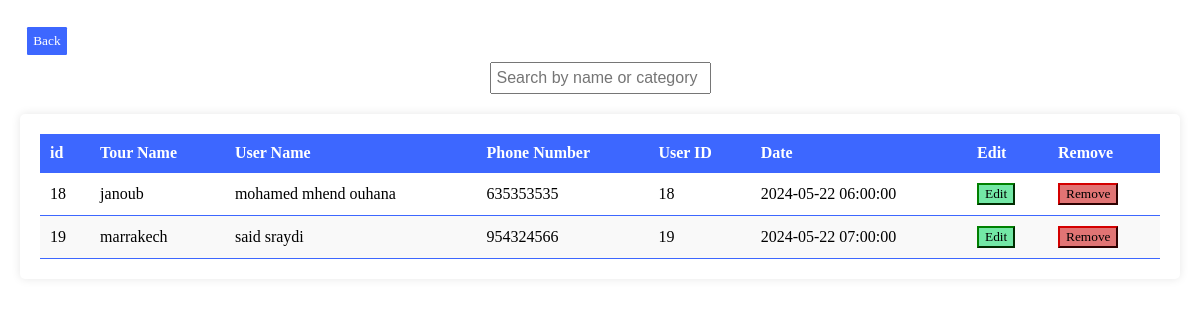
The page /admin/reservations.php on the database its author committed.
### tables this page shows
CREATE TABLE `tours` (
  `tours_id` int(11) NOT NULL,
  `images` mediumblob DEFAULT NULL,
  `localisation` varchar(250) NOT NULL,
  `description` varchar(350) NOT NULL,
  `price` float NOT NULL,
  `depart` datetime NOT NULL,
  `arrivage` datetime NOT NULL
);

CREATE TABLE `users` (
  `id` int(11) NOT NULL,
  `fullname` varchar(50) NOT NULL,
  `email` varchar(50) NOT NULL,
  `username` varchar(50) NOT NULL,
  `password` varchar(250) NOT NULL,
  `phone_number` int(20) NOT NULL
);

### admin/reservations.php (the view, shortened to what this page needs)
<!DOCTYPE html>
<html lang="en">
<head>
</head>
</body>
</html>
<body>
<div class="headd">
    <button onclick="window.location.href = 'index.php'">Back</button>
</div>
<form name="searchForm" class="searchForm">
    <input type="text" name="searchTour" id="searchTour" placeholder="Search by name or category">
</form>
<div class="table-container">
    <table class="BookTable">
        <thead>
            <tr>
                <th>id</th>
                <th>Tour Name</th>
                <th>User Name</th>
                <th>Phone Number</th>
                <th>User ID</th>
                <th>Date</th>
                <th>Edit</th>
                <th>Remove</th>
            </tr>
        </thead>
        <tbody>
            <?php
            $servername = 'localhost';
            $username = 'root';
            $pass = "";
            try {
                $connection = new PDO("mysql:host=$servername;dbname=tours", $username, $pass);
                $connection->setAttribute(PDO::ATTR_ERRMODE, PDO::ERRMODE_EXCEPTION);
                    $tourQuery = "SELECT tours.tours_id, tours.localisation,tours.depart,users.fullname,users.id,users.phone_number ,book.book_id FROM tours INNER JOIN book ON book.tours_id=tours.tours_id INNER JOIN users ON  book.id=users.id ";
                    $tourStmt = $connection->prepare($tourQuery);
                    $tourStmt->execute();
                    $tourResult = $tourStmt->fetchAll(PDO::FETCH_ASSOC);
                    foreach($tourResult as $result){
                        $user_id = $result['id'];
                        $tour_name = $result['localisation'];
                        $date=$result["depart"];
                        $user_name=$result["fullname"];
                        $phone_number=$result["phone_number"];
                    echo "<tr>
                        <td>{$user_id}</td>
                        <td>{$tour_name}</td>
                        <td>{$user_name}</td>
                        <td>{$phone_number}</td>
                        <td>{$user_id}</td>
                        <td>{$date}</td>
                        <td><button class='edit'><a href='editBook.php?id={$result['book_id']}' >Edit</a></button></td>
                        <td><button class='remove'><a href='removeBook.php?id={$result['book_id']}'>Remove</a></button></td>
                    </tr>";
                }
            } catch(PDOException $e) {
                echo "Error: " . $e->getMessage();
            }
            ?>
        </tbody>
    </table>
</div>
</body>
</html>

### admin/reservations.php (style rules this page uses)
body { font-family: Arial, sans-serif; margin: 0; padding: 20px; background-color: white; font-family: 'ExtraBold'; }
.table-container { max-width: 100%; overflow-x: auto; background-color: white; padding: 20px; border-radius: 5px; box-shadow: 0 0 10px rgba(0, 0, 0, 0.1); }
table { width: 100%; border-collapse: collapse; margin: 0 auto; table-layout: auto; }
th, td { padding: 10px; text-align: left; border-bottom: 1px solid #3D67FF; }
th { background-color: #3D67FF; color: white; }
tr:nth-child(even) { background-color: #f9f9f9; }
button { cursor:pointer; font-family: 'ExtraBold'; }
.edit { background-color: rgb(115, 232, 166); border-color: green ; }
.remove { background-color: rgb(225, 116, 116); border-color: #800000 ; }
a { text-decoration: none;color: black; }
.headd { padding: 0.6vw; }
.headd>button { background-color: #3D67FF; color: white; border: none;padding: 0.5vw;border-radius: 0.1vw; font-family: 'ExtraBold' ; }
.searchForm { display: flex; justify-content: center; margin-bottom: 20px; }
.searchForm input[type="text"] { padding: 5px; font-size: 16px; }

### rows shown on the page
tours: users.id "18", localisation "janoub", users.fullname "mohamed mhend ouhana", users.phone_number "635353535", depart "2024-05-22 06:00:00"
tours: users.id "19", localisation "marrakech", users.fullname "said sraydi", users.phone_number "954324566", depart "2024-05-22 07:00:00"
